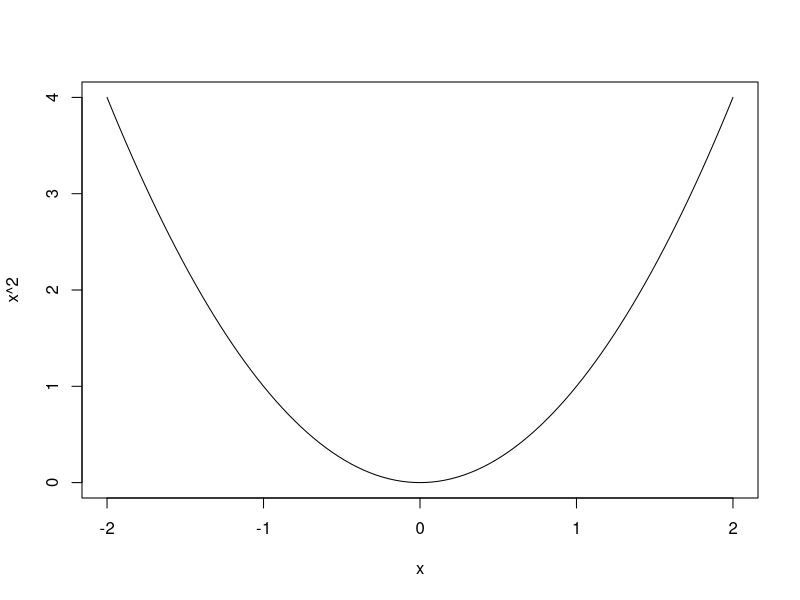
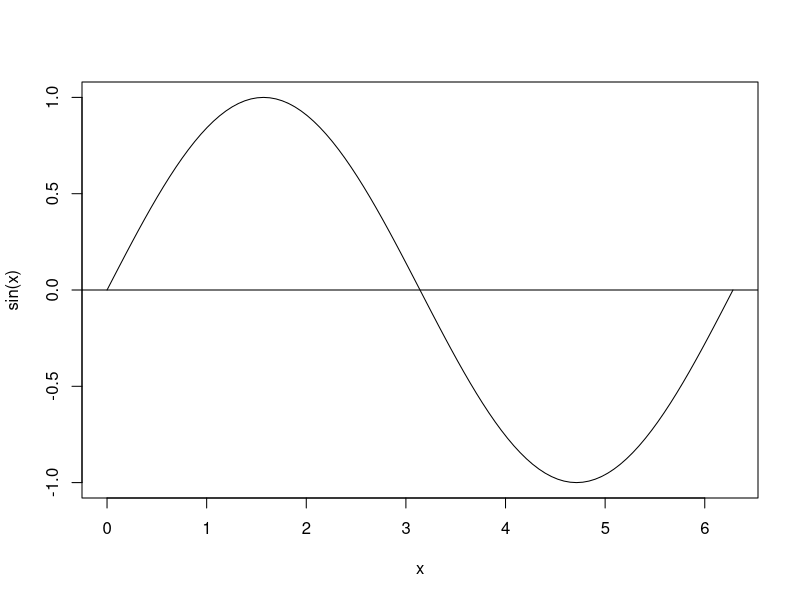

Generate these figures, in order, with R:
# Title     : TODO
# Objective : TODO
# Created by: llla
# Created on: 2021/3/3

sqrt(6.25)
exp(1)
log10(10000)
curve(x^2, -2, 2)

curve(sin(x), 0, 2*pi)
abline(h=0)
